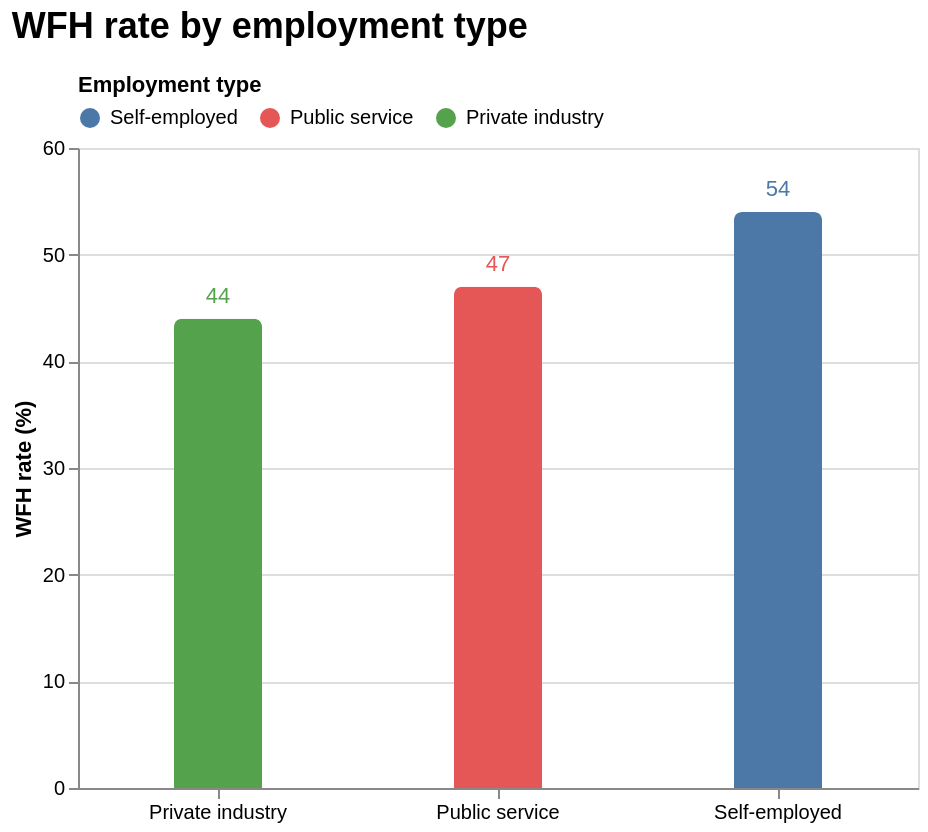

Here is the Vega-Lite specification saved for this chart:
### Vega-Lite specification from a JSON file in a GitHub repository (floating-point values rounded to 4 significant figures)
{"$schema": "https://vega.github.io/schema/vega-lite/v5.json", "title": {"text": "WFH rate by employment type", "fontSize": 18, "anchor": "start", "dy": -10}, "width": 420, "height": 320, "data": {"values": [{"employment_type": "Self-employed", "percent": 54}, {"employment_type": "Public service", "percent": 47}, {"employment_type": "Private industry", "percent": 44}]}, "encoding": {"x": {"field": "employment_type", "type": "nominal", "sort": {"field": "percent", "order": "descending"}, "title": null, "axis": {"labelAngle": 0}}, "y": {"field": "percent", "type": "quantitative", "title": "WFH rate (%)", "scale": {"domain": [0, 60]}}, "color": {"field": "employment_type", "type": "nominal", "title": "Employment type", "scale": {"domain": ["Self-employed", "Public service", "Private industry"], "range": ["#4c78a8", "#e45756", "#54a24b"]}, "legend": {"orient": "top", "direction": "horizontal", "titleFontSize": 11, "labelFontSize": 10, "offset": 10}}}, "layer": [{"mark": {"type": "bar", "width": 44, "cornerRadiusTopLeft": 4, "cornerRadiusTopRight": 4}}, {"mark": {"type": "text", "dy": -6, "align": "center", "baseline": "bottom", "fontSize": 11, "color": "#1f2937"}, "encoding": {"text": {"field": "percent", "type": "quantitative", "format": ".0f"}, "y": {"field": "percent", "type": "quantitative"}}}], "config": {"axis": {"labelFontSize": 10, "titleFontSize": 11}, "legend": {"disable": true}}}
